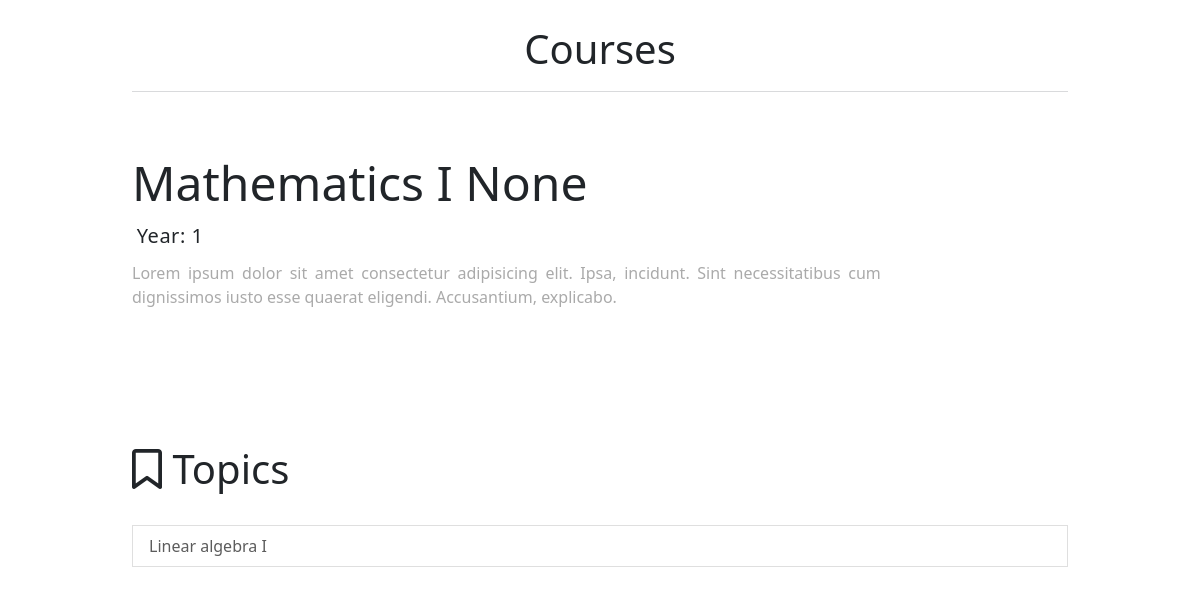
The app's page /academiaweb/courses/6/, older data.
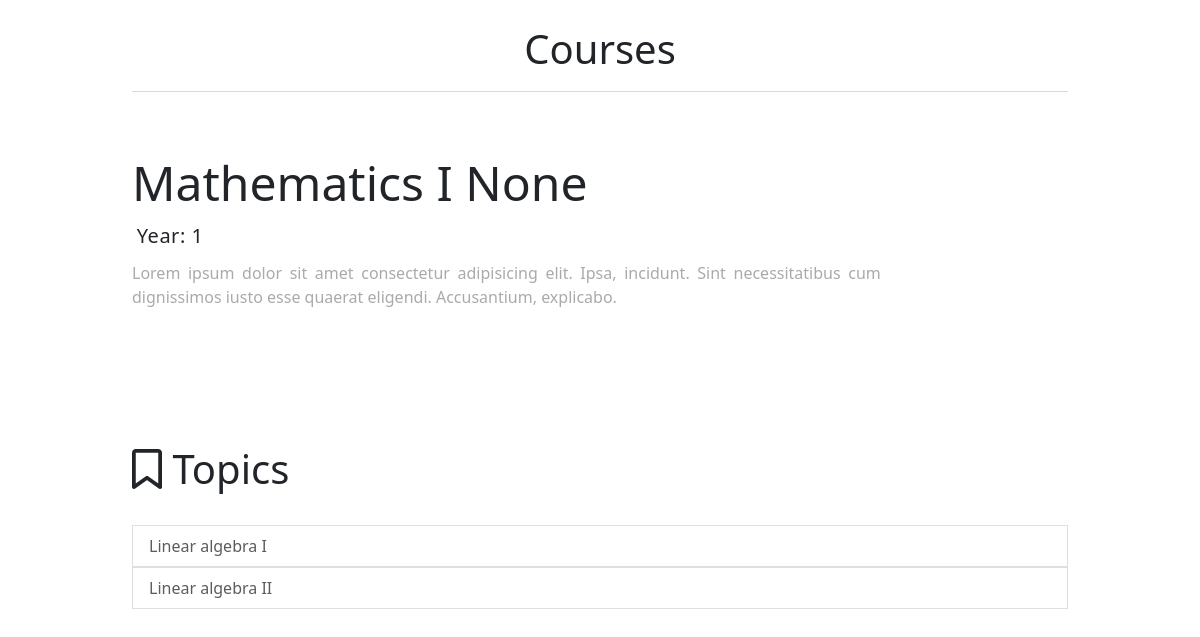
The same page, newer data.
### main_app/models.py (models this page shows, shortened)
class Topic(models.Model):
    id          = models.AutoField(primary_key=True)
    course      = models.ForeignKey(Courses,on_delete=models.CASCADE,)
    name        = models.CharField(max_length=200)
    description = models.TextField()
    class Meta():
        verbose_name        = 'Course Content'
        verbose_name_plural = 'Courses Content'

### main_app/views.py (the view)
# urls.py: path('courses/<str:course_pk>/',views.CourseData.as_view(),name='course_data'),
class CourseData(DetailView):
    model         = Courses
    template_name = 'courses/course_object.html'
    def get_object(self):
        pk_ = self.kwargs.get('course_pk')
        return get_object_or_404(Courses,id=pk_)
    def get_context_data(self, **kwargs):
        pk_ = self.kwargs.get('course_pk')
        context = super().get_context_data(**kwargs)
        context['topics'] = Topic.objects.filter(course=pk_)
        return context

### main_app/models.py (called while the page is built)
    def __str__(self):
        return str(self.id)

### main_app/templates/courses/course_object.html (shortened to what this page needs)
{% extends 'base.html' %}
{% load static %}
{% block content %}
<link rel="stylesheet" href="{% static 'main_app/css/course_data.css' %}">
<div class="container-fluid">
    <div class="title">
        <a href="{% url 'courses' %}"><h1>Courses</h1></a>
    </div>
    <div class="presentation">
        <div class="data col">
            <h2>{{object.name}} {{request.user.groups.first}}</h2>
            <h5>Year: {{object.year}}</h5>
            <p>{{object.description}}</p>
        </div>
    </div>
    <div class="categories">
        <div class="c-title">
            <h1><i class="far fa-bookmark"></i> Topics</h1>
        </div>
        <ul class="list-group">
            {% if topics  %}{% for topic in topics %}
            <a href="{% url 'topic' course_pk=object.id  topic_pk=topic.id %}"><li class="list-group-item">
                <p>{{topic.name}}</p>
            </li></a>
            {% endfor %}{% else %}
            <li class="list-group-item">No content yet...</li>{% endif %}
        </ul>
    </div>
</div>
{% endblock %}

Row changes from the older to the newer data that the page shows:
added Topic: name "Linear algebra II"
